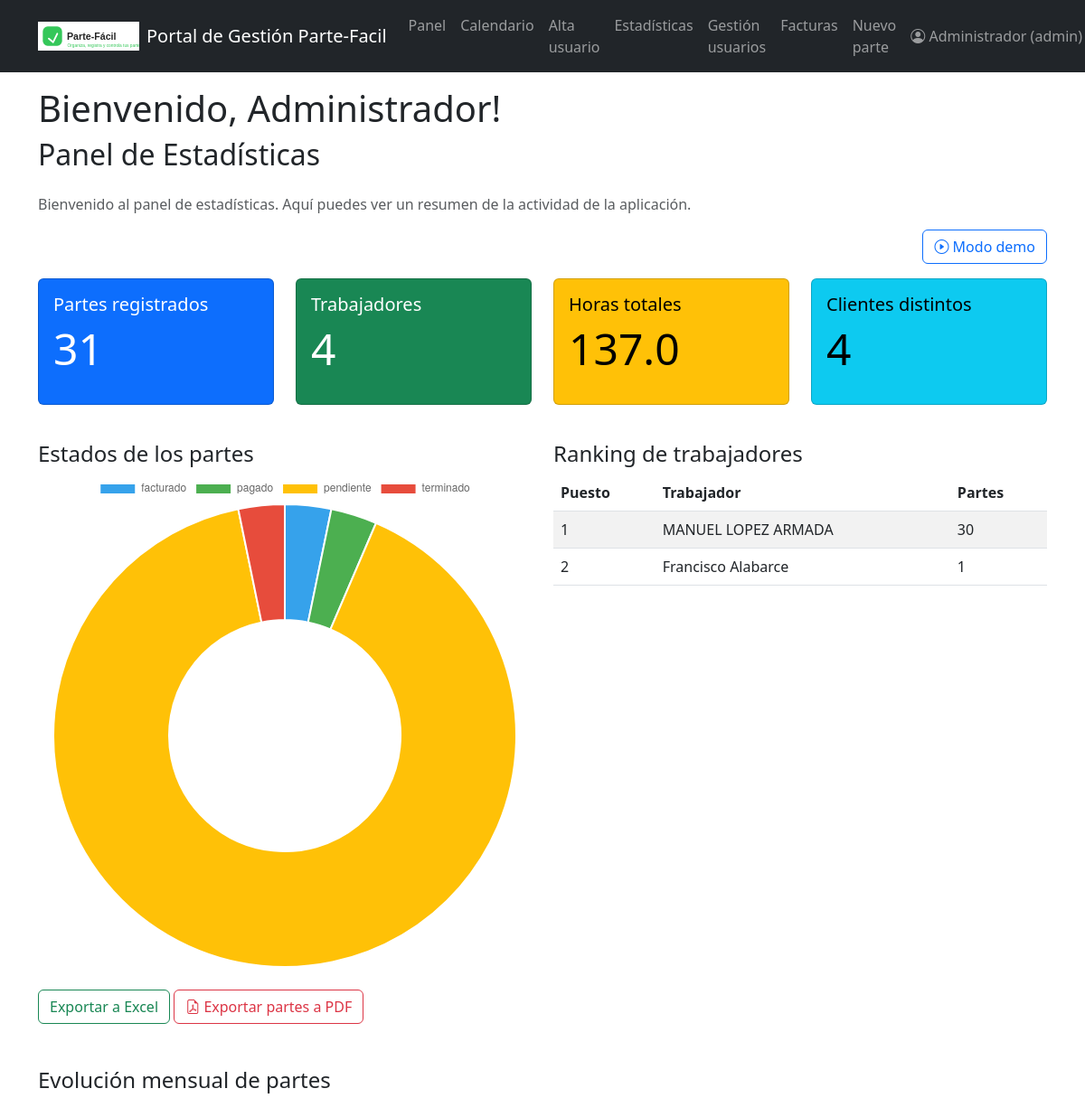
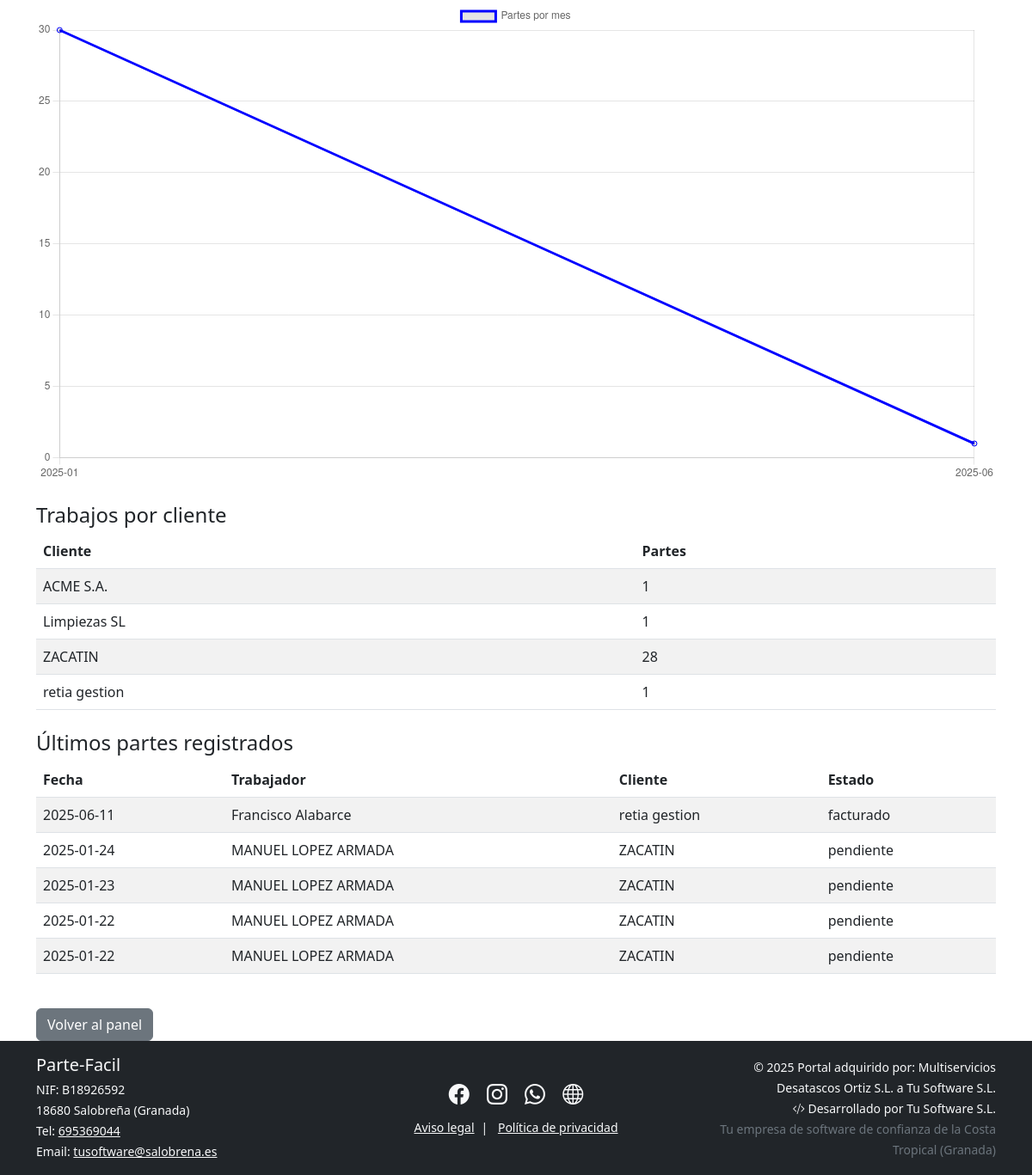
The page /admin_dashboard (signed in) on the database its author committed (2 pictures, top to bottom).
### models.py (models this page shows)
class Usuario(UserMixin, db.Model):
    id = db.Column(db.Integer, primary_key=True)
    nombre = db.Column(db.String(50), nullable=False)
    email = db.Column(db.String(120), unique=True, nullable=False)
    contraseña = db.Column(db.String(200), nullable=False)
    rol = db.Column(db.String(20), nullable=False, default="trabajador")  # admin/trabajador
    trabajos = db.relationship('Trabajo', backref='trabajador', lazy=True)

class Trabajo(db.Model):
    id = db.Column(db.Integer, primary_key=True)
    fecha = db.Column(db.DateTime, nullable=False)
    fecha_fin = db.Column(db.DateTime, nullable=True)
    direccion = db.Column(db.String(150), nullable=False)
    tipo_trabajo = db.Column(db.String(80), nullable=False)
    cliente = db.Column(db.String(80), nullable=False)
    horas = db.Column(db.Float, nullable=False, default=0)
    materiales_usados = db.Column(db.Text, nullable=True)
    importe_materiales = db.Column(db.Float, nullable=True, default=0)
    firma = db.Column(db.String(120), nullable=True)  # Ruta del archivo
    foto = db.Column(db.String(120), nullable=True)   # Ruta del archivo
    terminado = db.Column(db.Boolean, default=False)
    estado = db.Column(db.String(30), default='sin terminar')
    observaciones = db.Column(db.Text)
    id_trabajador = db.Column(db.Integer, db.ForeignKey('usuario.id'), nullable=False)
    id_factura = db.Column(
    db.Integer,
    db.ForeignKey('factura.id', name='fk_trabajo_id_factura'),
    nullable=True
)

### blueprints/dashboard.py (the view)
@dashboard_bp.route('/admin_dashboard')
@login_required
def admin_dashboard():
    if current_user.rol != "admin":
        flash("Solo el administrador puede ver el dashboard.")
        return redirect(url_for('dashboard.dashboard'))
    demo_param = request.args.get("demo", default="0")
    demo = str(demo_param) == "1"
    if demo:
        total_trabajos = 63
        total_trabajadores = 6
        horas_totales = 237
        clientes_distintos = 11
        trabajos_por_cliente = [
            ("Restaurante Sol", 15), ("Hotel Mar", 7), ("Colegio Norte", 6), ("Comunidad Centro", 9)
        ]
        horas_por_trabajador = [
            ("Pedro", 40), ("Ana", 37), ("Juan", 35), ("María", 30), ("Luis", 28), ("Sofía", 20)
        ]
        trabajos_por_mes = [
            ("2024-01", 7), ("2024-02", 10), ("2024-03", 9), ("2024-04", 13), ("2024-05", 12), ("2024-06", 12)
        ]
        estados_contador = [
            ("Terminado", 51), ("Pendiente cobro", 7), ("Pagado", 3), ("Pendiente facturar", 2)
        ]
        ranking_trabajadores = [
            ("Pedro", 15), ("Ana", 13), ("Juan", 11), ("María", 9), ("Luis", 8), ("Sofía", 7)
        ]
        ParteDemo = namedtuple('ParteDemo', ['fecha', 'trabajador', 'cliente', 'estado'])
        TrabajadorDemo = namedtuple('Trabajador', ['nombre'])
        ultimos_partes = [
            ParteDemo(datetime(2024, 6, 1), TrabajadorDemo("Pedro"), "Restaurante Sol", "Terminado"),
            ParteDemo(datetime(2024, 6, 2), TrabajadorDemo("Ana"), "Hotel Mar", "Pendiente cobro"),
            ParteDemo(datetime(2024, 6, 3), TrabajadorDemo("Juan"), "Colegio Norte", "Terminado"),
            ParteDemo(datetime(2024, 6, 4), TrabajadorDemo("María"), "Comunidad Centro", "Terminado"),
            ParteDemo(datetime(2024, 6, 5), TrabajadorDemo("Luis"), "Hotel Mar", "Pagado"),
        ]
    else:
        total_trabajos = Trabajo.query.count()
        total_trabajadores = Usuario.query.filter_by(rol="trabajador").count()
        horas_totales = db.session.query(db.func.sum(Trabajo.horas)).scalar() or 0
        clientes_distintos = db.session.query(Trabajo.cliente).distinct().count()
        trabajos_por_cliente = db.session.query(Trabajo.cliente, db.func.count(Trabajo.id)).group_by(Trabajo.cliente).all()
        horas_por_trabajador = db.session.query(
            Usuario.nombre, db.func.sum(Trabajo.horas)
        ).join(Trabajo, Trabajo.id_trabajador == Usuario.id).filter(Usuario.rol == "trabajador").group_by(Usuario.id).all()
        trabajos_por_mes = db.session.query(
            db.func.strftime('%Y-%m', Trabajo.fecha), db.func.count(Trabajo.id)
        ).group_by(db.func.strftime('%Y-%m', Trabajo.fecha)).all()
        estados_contador = db.session.query(Trabajo.estado, db.func.count(Trabajo.id)).group_by(Trabajo.estado).all()
        ranking_trabajadores = db.session.query(
            Usuario.nombre, db.func.count(Trabajo.id)
        ).join(Trabajo, Trabajo.id_trabajador == Usuario.id).filter(Usuario.rol == "trabajador").group_by(Usuario.id).order_by(db.func.count(Trabajo.id).desc()).all()
        ultimos_partes = Trabajo.query.order_by(Trabajo.fecha.desc()).limit(5).all()
    return render_template(
        'admin_dashboard.html',
        total_trabajos=total_trabajos,
        total_trabajadores=total_trabajadores,
        horas_totales=horas_totales,
        clientes_distintos=clientes_distintos,
        trabajos_por_cliente=trabajos_por_cliente,
        horas_por_trabajador=horas_por_trabajador,
        trabajos_por_mes=trabajos_por_mes,
        estados_contador=estados_contador,
        ranking_trabajadores=ranking_trabajadores,
        ultimos_partes=ultimos_partes,
        demo=demo
    )

### app.py (called while the page is built)
@login_manager.user_loader
def load_user(user_id):
    from models import Usuario
    return Usuario.query.get(int(user_id))

@app.context_processor
def inject_now():
    from datetime import datetime
    return {'now': datetime.now()}

### templates/admin_dashboard.html (shortened to what this page needs)
{% extends "base.html" %}
{% block content %}
<h2 class="mb-4">Panel de Estadísticas</h2>
{% if not demo %}
    <p class="text-muted">Bienvenido al panel de estadísticas. Aquí puedes ver un resumen de la actividad de la aplicación.</p>
{% else %}
    <p class="text-muted">Estás viendo datos simulados en modo demo. Los datos no son reales.</p>
{% endif %}
<div class="mb-3 text-end">
  {% if demo %}
    <a href="{{ url_for('dashboard.admin_dashboard') }}" class="btn btn-outline-secondary">
      <i class="bi bi-eye"></i> Volver a modo real
    </a>
    <span class="badge bg-warning text-dark ms-3" style="font-size:1rem;">
      <i class="bi bi-exclamation-triangle"></i> Estás viendo datos simulados (demo)
    </span>
  {% else %}
    <a href="{{ url_for('dashboard.admin_dashboard', demo=1) }}" class="btn btn-outline-primary">
      <i class="bi bi-play-circle"></i> Modo demo
    </a>
  {% endif %}
</div>
<div class="row mb-4">
    <div class="col-md-3">
        <div class="card text-bg-primary mb-3">
            <div class="card-body">
                <h5 class="card-title">Partes registrados</h5>
                <p class="display-5">{{ total_trabajos or 0 }}</p>
            </div>
        </div>
    </div>
    <div class="col-md-3">
        <div class="card text-bg-success mb-3">
            <div class="card-body">
                <h5 class="card-title">Trabajadores</h5>
                <p class="display-5">{{ total_trabajadores or 0 }}</p>
            </div>
        </div>
    </div>
    <div class="col-md-3">
        <div class="card text-bg-warning mb-3">
            <div class="card-body">
                <h5 class="card-title">Horas totales</h5>
                <p class="display-5">{{ horas_totales or 0 }}</p>
            </div>
        </div>
    </div>
    <div class="col-md-3">
        <div class="card text-bg-info mb-3">
            <div class="card-body">
                <h5 class="card-title">Clientes distintos</h5>
                <p class="display-5">{{ clientes_distintos or 0 }}</p>
            </div>
        </div>
    </div>
</div>
<div class="row mb-4">
    <div class="col-md-6">
        <h4>Estados de los partes</h4>
        <canvas id="estadosPieChart" width="400" height="230"></canvas>
    </div>
    <div class="col-md-6">
        <h4>Ranking de trabajadores</h4>
        <table class="table table-striped">
            <thead>
                <tr>
                    <th>Puesto</th>
                    <th>Trabajador</th>
                    <th>Partes</th>
                </tr>
            </thead>
            <tbody>
                {% for nombre, partes in ranking_trabajadores or [] %}
                <tr>
                    <td>{{ loop.index }}</td>
                    <td>{{ nombre }}</td>
                    <td>{{ partes }}</td>
                </tr>
                {% endfor %}
            </tbody>
        </table>
    </div>
</div>
<a href="{{ url_for('trabajos.exportar_partes_excel') }}" class="btn btn-outline-success mb-4">
    Exportar a Excel
</a>
<a href="{{ url_for('trabajos.exportar_partes_pdf') }}" class="btn btn-outline-danger mb-4">
  <i class="bi bi-file-earmark-pdf"></i> Exportar partes a PDF
</a>
<h4 class="mt-4">Evolución mensual de partes</h4>
<canvas id="trabajosMesChart" width="600" height="300"></canvas>
<h4 class="mt-4">Trabajos por cliente</h4>
<table class="table table-striped mb-4">
    <thead>
        <tr>
            <th>Cliente</th>
            <th>Partes</th>
        </tr>
    </thead>
    <tbody>
        {% for cliente, total in trabajos_por_cliente or [] %}
        <tr>
            <td>{{ cliente }}</td>
            <td>{{ total }}</td>
        </tr>
        {% endfor %}
    </tbody>
</table>
<h4 class="mt-4">Últimos partes registrados</h4>
<table class="table table-striped mb-4">
    <thead>
        <tr>
            <th>Fecha</th>
            <th>Trabajador</th>
            <th>Cliente</th>
            <th>Estado</th>
        </tr>
    </thead>
    <tbody>
        {% for parte in ultimos_partes or [] %}
        <tr>
            <td>{{ parte.fecha.strftime('%Y-%m-%d') if parte.fecha else '' }}</td>
            <td>{{ parte.trabajador.nombre if parte.trabajador else '' }}</td>
            <td>{{ parte.cliente }}</td>
            <td>{{ parte.estado }}</td>
        </tr>
        {% endfor %}
    </tbody>
</table>
<a href="{{ url_for('dashboard.dashboard') }}" class="btn btn-secondary mt-3">Volver al panel</a>
{% endblock %}
{% block extra_js %}
<script>
document.addEventListener('DOMContentLoaded', function() {
    // Gráfico mensual
    var ctx = document.getElementById('trabajosMesChart').getContext('2d');
    var chart = new Chart(ctx, {
        type: 'line',
        data: {
            labels: [
                {% for mes, _ in trabajos_por_mes or [] %}
                    "{{ mes }}",
                {% endfor %}
            ],
            datasets: [{
                label: 'Partes por mes',
                data: [
                    {% for _, total in trabajos_por_mes or [] %}
                        {{ total }},
                    {% endfor %}
                ],
                fill: false,
                borderColor: 'blue',
                tension: 0.2
            }]
        }
    });
    // Pie chart de estados
    var ctx2 = document.getElementById('estadosPieChart').getContext('2d');
    var chart2 = new Chart(ctx2, {
        type: 'doughnut',
        data: {
            labels: [
                {% for estado, _ in estados_contador or [] %}
                    "{{ estado }}",
                {% endfor %}
            ],
            datasets: [{
                data: [
                    {% for _, total in estados_contador or [] %}
                        {{ total }},
                    {% endfor %}
                ],
                backgroundColor: [
                    '#36a2eb', '#4caf50', '#ffc107', '#e74c3c', '#8e44ad', '#27ae60'
                ]
            }]
        }
    });
});
</script>
{% endblock %}

### templates/base.html (shortened to what this page needs)
<!DOCTYPE html>
<html lang="es">
<head>
    <link href="https://cdn.jsdelivr.net/npm/bootstrap@5.3.0/dist/css/bootstrap.min.css" rel="stylesheet">
    <link rel="stylesheet" href="https://cdn.jsdelivr.net/npm/bootstrap-icons@1.11.1/font/bootstrap-icons.css">
</head>
<body>
    {% include 'navbar.html' %}
    {% if current_user.is_authenticated %}
        <div class="container mt-3">
            <h1>Bienvenido, {{ current_user.nombre }}!</h1>
        </div>
    {% else %}
        <div class="container mt-3">
            <h1>Bienvenido a Parte-Fácil</h1>
            <p>Por favor, inicia sesión para acceder a tu panel de trabajo.</p>
        </div>
    {% endif %}
    <div class="container">
        {% block content %}{% endblock %}
    </div>
    {% block extra_js %}{% endblock %}
    {% include 'footer.html' %}
</body>
</html>

### templates/navbar.html (shortened to what this page needs)
<nav class="navbar navbar-expand-lg navbar-dark bg-dark">
  <div class="container">
    <a class="navbar-brand d-flex align-items-center gap-2" href="{{ url_for('main.empresa') }}">
      <img src="{{ url_for('static', filename='images/logo.svg') }}" alt="Logo" height="32" style="vertical-align: middle;">
      <span>Portal de Gestión Parte-Facil</span>
    </a>
    <div class="collapse navbar-collapse" id="navbarNav">
      {% if current_user.is_authenticated %}
        <ul class="navbar-nav me-auto mb-2 mb-lg-0">
          <li class="nav-item">
            <a class="nav-link" href="{{url_for('dashboard.dashboard') }}">Panel</a>
          </li>
          <li class="nav-item">
            <a class="nav-link" href="{{ url_for('dashboard.calendar') }}">Calendario</a>
          </li>
          {% if current_user.rol == 'admin' %}
            <li class="nav-item">
              <a class="nav-link" href="{{ url_for('usuarios.alta_trabajador') }}">Alta usuario</a>
            </li>
            <li class="nav-item">
              <a class="nav-link" href="{{ url_for('dashboard.admin_dashboard') }}">Estadísticas</a>
            <li class="nav-item">
              <a class="nav-link" href="{{ url_for('usuarios.listado_usuarios') }}">Gestión usuarios</a>
            </li>
            <li>
              <a class="nav-link" href="{{ url_for('facturas.listado_facturas') }}">Facturas</a>
            </li>
          {% endif %}
          <li class="nav-item">
            <a class="nav-link" href="{{ url_for('trabajos.add_work') }}">Nuevo parte</a>
          </li>
        </ul>
        <ul class="navbar-nav ms-auto mb-2 mb-lg-0">
          <li class="nav-item dropdown">
            <a class="nav-link dropdown-toggle" href="#" id="navbarUserDropdown" role="button" data-bs-toggle="dropdown" aria-expanded="false">
              <i class="bi bi-person-circle"></i> {{ current_user.nombre }} ({{ current_user.rol }})
            </a>
          </li>
        </ul>
      {% else %}
        <ul class="navbar-nav ms-auto">
          <li class="nav-item">
            <a class="nav-link" href="{{ url_for('auth.login') }}">Acceso empleados</a>
          </li>
        </ul>
      {% endif %}
    </div>
  </div>
</nav>

### rows shown on the page
Usuario: nombre "Administrador", rol "admin"
Usuario: nombre "MANUEL LOPEZ ARMADA", partes "30"
Usuario: nombre "Francisco Alabarce", partes "1"
Trabajo: cliente "ACME S.A.", total "1"
Trabajo: cliente "Limpiezas SL", terminado "1"
Trabajo: cliente "ZACATIN", id "28"
Trabajo: fecha "2025-06-11", trabajador "Francisco Alabarce", cliente "retia gestion", estado "facturado"
Trabajo: fecha "2025-01-24", trabajador "MANUEL LOPEZ ARMADA", cliente "ZACATIN", estado "pendiente"
Trabajo: fecha "2025-01-23", trabajador "MANUEL LOPEZ ARMADA", cliente "ZACATIN", estado "pendiente"
Trabajo: fecha "2025-01-22", trabajador "MANUEL LOPEZ ARMADA", cliente "ZACATIN", estado "pendiente"
Trabajo: fecha "2025-01-22", trabajador "MANUEL LOPEZ ARMADA", cliente "ZACATIN", estado "pendiente"

### other values the page prints
{{ total_trabajos or 0 }} "31"
{{ total_trabajadores or 0 }} "4"
{{ horas_totales or 0 }} "137.0"
{{ clientes_distintos or 0 }} "4"
{{ cliente }} "retia gestion"
{{ total }} "1"
chart data {{ mes }} 2025-01, 2025-06
chart data {{ total }} 30, 1
chart data {{ estado }} facturado, pagado, pendiente, terminado
chart data {{ total }} 1, 1, 28, 1
